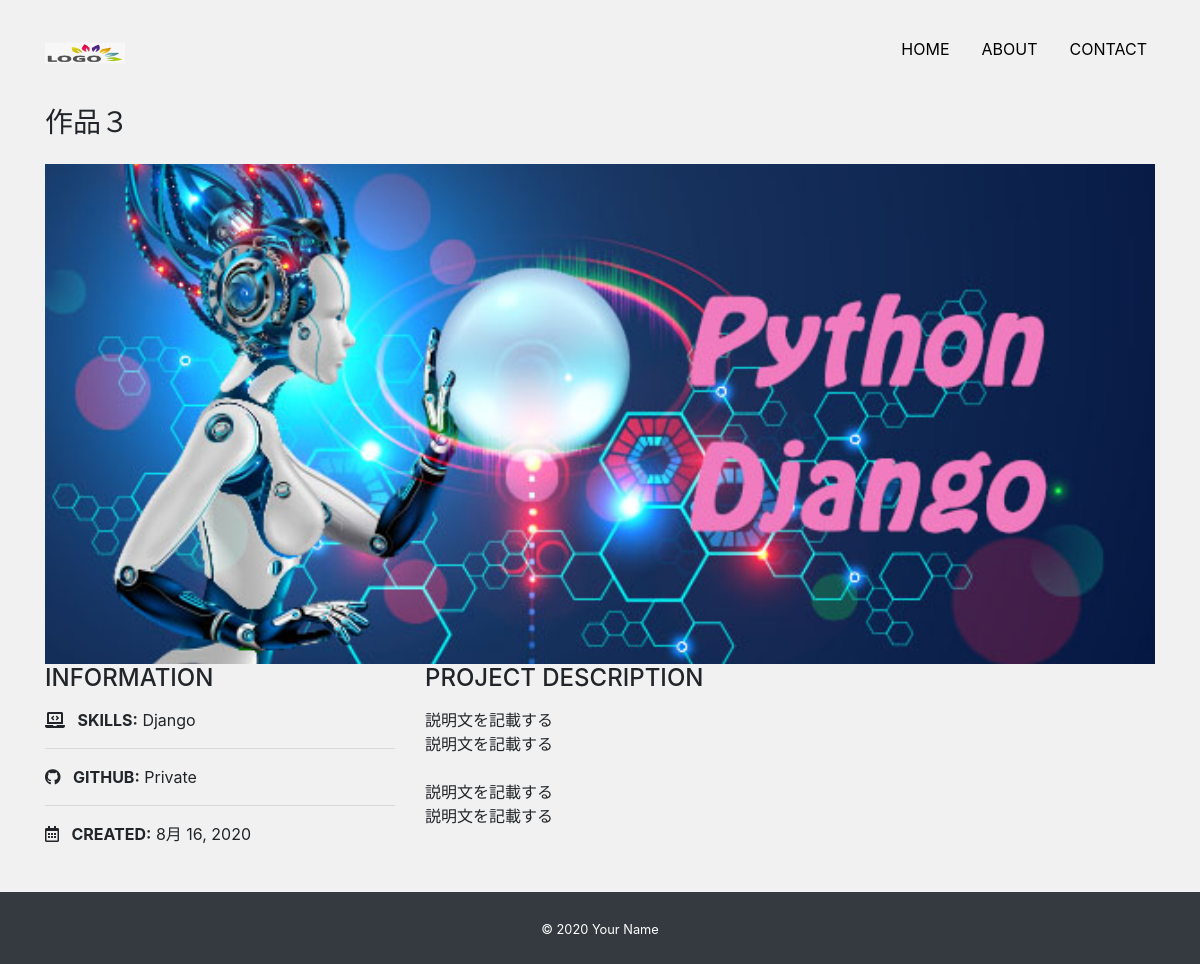
/detail/3, run on the app's committed database.
### app/models.py (models this page shows, shortened)
class Work(models.Model):
    title = models.CharField('タイトル', max_length=100)
    image = models.ImageField(upload_to='images', verbose_name='イメージ画像')
    thumbnail = models.ImageField(upload_to='images', verbose_name='サムネイル', null=True, blank=True)
    skill = models.CharField('スキル', max_length=100)
    url = models.CharField('URL', max_length=100, null=True, blank=True)
    created = models.DateField('作成日')
    description = models.TextField('説明')

### app/views.py (the view)
# urls.py: path('detail/<int:pk>', views.DetailView.as_view(), name='detail'),
class DetailView(View):
    def get(self, request, *args, **kwargs):
        work_data = Work.objects.get(id=self.kwargs['pk'])
        return render(request, 'app/detail.html', {
            'work_data': work_data
        })

### app/templates/app/detail.html
{% extends 'app/base.html' %} {% block content %}
<h3 class="mb-4">{{ work_data.title }}</h3>
<div class="card top mb4">
  <img src="{{ work_data.image.url }}" alt="" />
</div>
<div class="row">
  <div class="col-sm-4 mb-4">
    <h4 class="mb-3">INFORMATION</h4>
    <p>
      <i class="fas fa-laptop-code mr-2"></i>
      <span class="font-weight-bolder">SKILLS:</span>
      {{ work_data.skill }}
    </p>
    <hr />
    <p>
      <i class="fab fa-github mr-2"></i>
      <span class="font-weight-bolder">GITHUB:</span>
      {% if work_data.url %}
      <a href="{{ work_data.url }}" target="_blank" class="link-color">Link</a>
      {% else %} Private {% endif %}
    </p>
    <hr />
    <p>
      <i class="far fa-calendar-alt mr-2"></i>
      <span class="font-weight-bolder">CREATED:</span>
      {{ work_data.created }}
    </p>
  </div>
  <div class="col-sm-8 mb-5">
    <h4 class="mb-3">PROJECT DESCRIPTION</h4>
    <p>{{ work_data.description|linebreaksbr }}</p>
  </div>
</div>
{% endblock content %}

### app/static/css/style.css (style rules this page uses)
* { margin: 0; padding: 0; box-sizing: border-box; }
body { background: #f1f1f1; display: flex; flex-flow: column; min-height: 100vh; }
.top img { object-fit: cover; height: 500px; }
.card { border: none; }

### data on the page
Work: title "作品３", image (picture), skill "Django", created "8月 16, 2020", description "説明文を記載する 説明文を記載する 説明文を記載する 説明文を記載する"
